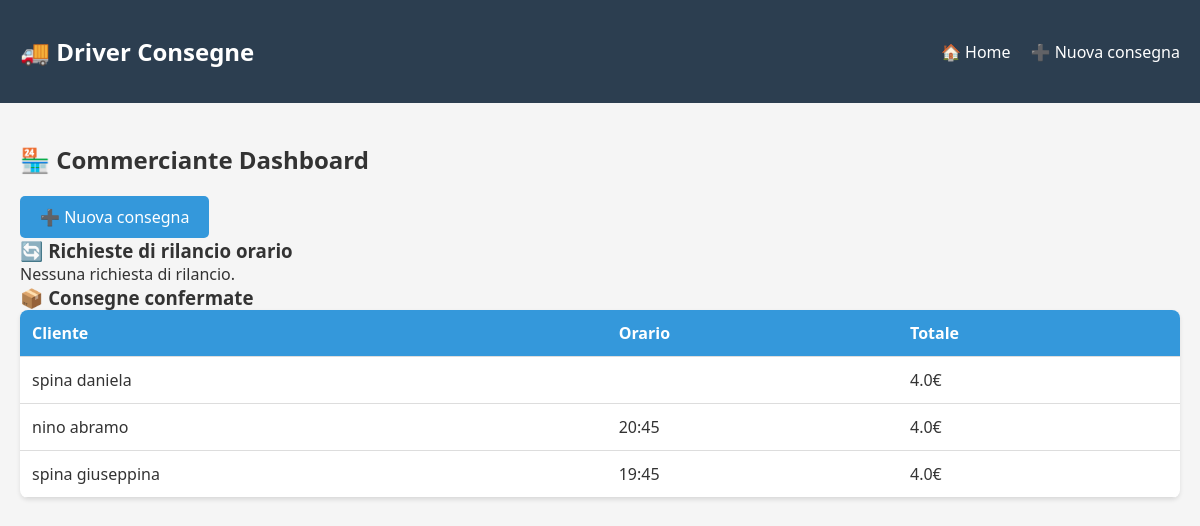
Screenshot of /commerciante with the database file from the repository.
### models.py (models this page shows, shortened)
class Consegna(db.Model):
    __tablename__ = 'consegne'
    id = db.Column(db.String(36), primary_key=True, default=lambda: str(uuid.uuid4()))
    stato = db.Column(db.String(50), default='richiesta')  # richiesta, attesa_conferma, accettata, consegnata, cancellata
    data_creazione = db.Column(db.DateTime, default=datetime.utcnow)
    comm_nome = db.Column(db.String(100), nullable=False)
    comm_telefono = db.Column(db.String(20), nullable=False)
    comm_indirizzo_partenza = db.Column(db.String(200), nullable=False)
    cliente_nome = db.Column(db.String(100), nullable=False)
    cliente_telefono = db.Column(db.String(20), nullable=False)
    cliente_indirizzo_consegna = db.Column(db.String(200), nullable=False)
    cliente_piano = db.Column(db.Integer, default=0)  # 0 = piano terra / nessun piano
    cliente_note = db.Column(db.Text, default='')
    fragile = db.Column(db.Boolean, default=False)
    tariffa_base = db.Column(db.Float, default=3.0)
    supplemento_piano = db.Column(db.Float, default=0.50)  # 0.50€ per piano (dal 1° in su)
    totale_euro = db.Column(db.Float, default=0)
    orario_richiesto = db.Column(db.String(10), nullable=True)
    orario_proposto_driver = db.Column(db.String(10), nullable=True)
    driver_id = db.Column(db.String(100), nullable=True)
    accettata_il = db.Column(db.DateTime, nullable=True)
    pagata = db.Column(db.Boolean, default=False)

### app.py (the view)
@app.route('/commerciante')
def commerciante():
    consegne_attesa = Consegna.query.filter_by(stato='attesa_conferma').order_by(Consegna.data_creazione.desc()).all()
    consegne_accettate = Consegna.query.filter_by(stato='accettata').order_by(Consegna.data_creazione.desc()).all()
    return render_template('commerciante.html',
                         consegne_attesa=consegne_attesa,
                         consegne_accettate=consegne_accettate)

### templates/commerciante.html (shortened to what this page needs)
{% extends "base.html" %}
{% block content %}
<h2>🏪 Commerciante Dashboard</h2>
<a href="{{ url_for('nuova_consegna') }}" class="btn">➕ Nuova consegna</a>
<h3>🔄 Richieste di rilancio orario</h3>
{% if consegne_attesa %}
    <table class="tabella">
        <thead>
            <tr><th>Cliente</th><th>Orario richiesto</th><th>Driver propone</th><th>Totale</th><th>Azioni</th></tr>
        </thead>
        <tbody>
        {% for c in consegne_attesa %}
        <tr>
            <td>{{ c.cliente_nome }}</td>
            <td>{{ c.orario_richiesto }}</td>
            <td><strong>{{ c.orario_proposto_driver }}</strong></td>
            <td>{{ c.totale_euro }}€</td>
            <td>
                <button onclick="accettaRilancio('{{ c.id }}')" class="btn">✅ Accetta nuovo orario</button>
                <button onclick="cancellaConsegna('{{ c.id }}')" class="btn" style="background:#e74c3c;">❌ Cancella</button>
            </td>
        </tr>
        {% endfor %}
        </tbody>
    </table>
{% else %}
    <p>Nessuna richiesta di rilancio.</p>
{% endif %}
<h3>📦 Consegne confermate</h3>
{% if consegne_accettate %}
    <table class="tabella">
        <thead>
            <tr><th>Cliente</th><th>Orario</th><th>Totale</th></tr>
        </thead>
        <tbody>
        {% for c in consegne_accettate %}
        <tr>
            <td>{{ c.cliente_nome }}</td>
            <td>{{ c.orario_richiesto }}</td>
            <td>{{ c.totale_euro }}€</td>
        </tr>
        {% endfor %}
        </tbody>
    </table>
{% else %}
    <p>Nessuna consegna confermata.</p>
{% endif %}
{% endblock %}

### static/style.css (style rules this page uses)
* { margin: 0; padding: 0; box-sizing: border-box; }
body { font-family: 'Segoe UI', Tahoma, Geneva, Verdana, sans-serif; background: #f5f5f5; color: #333; }
h2 { margin: 20px 0; }
.tabella { width: 100%; border-collapse: collapse; background: white; border-radius: 8px; overflow: hidden; box-shadow: 0 2px 4px rgba(0,0,0,0.1); }
.tabella th, .tabella td { padding: 12px; text-align: left; border-bottom: 1px solid #ddd; }
.tabella th { background: #3498db; color: white; }
.btn { display: inline-block; background: #3498db; color: white; padding: 10px 20px; border: none; border-radius: 5px; cursor: pointer; text-decoration: none; font-size: 1rem; }

### rows the page displays
Consegna: cliente_nome "spina daniela", totale_euro "4.0"
Consegna: cliente_nome "nino abramo", orario_richiesto "20:45", totale_euro "4.0"
Consegna: cliente_nome "spina giuseppina", orario_richiesto "19:45", totale_euro "4.0"
